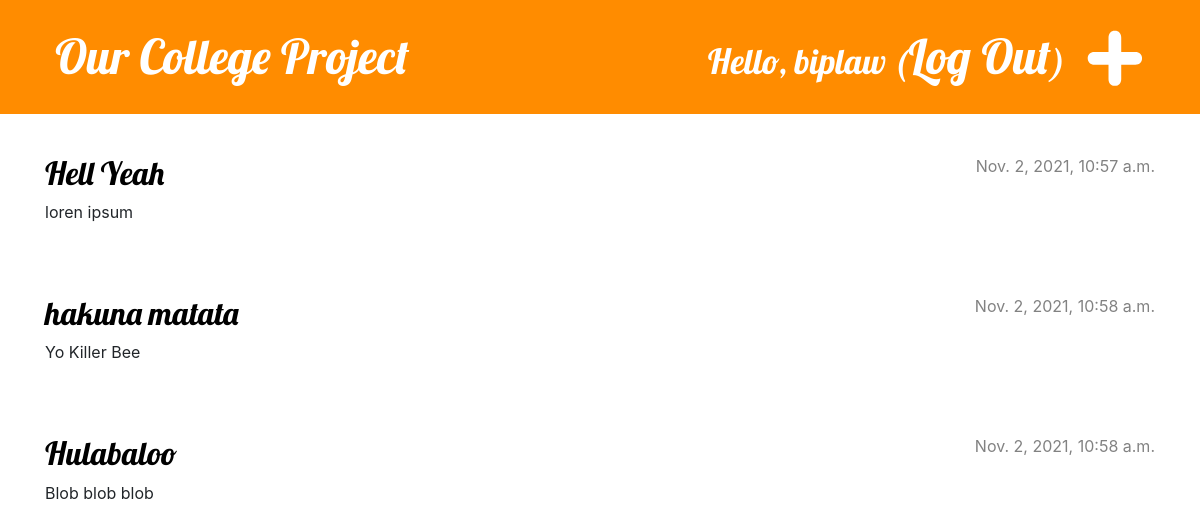
The app's page / (signed in), older data.
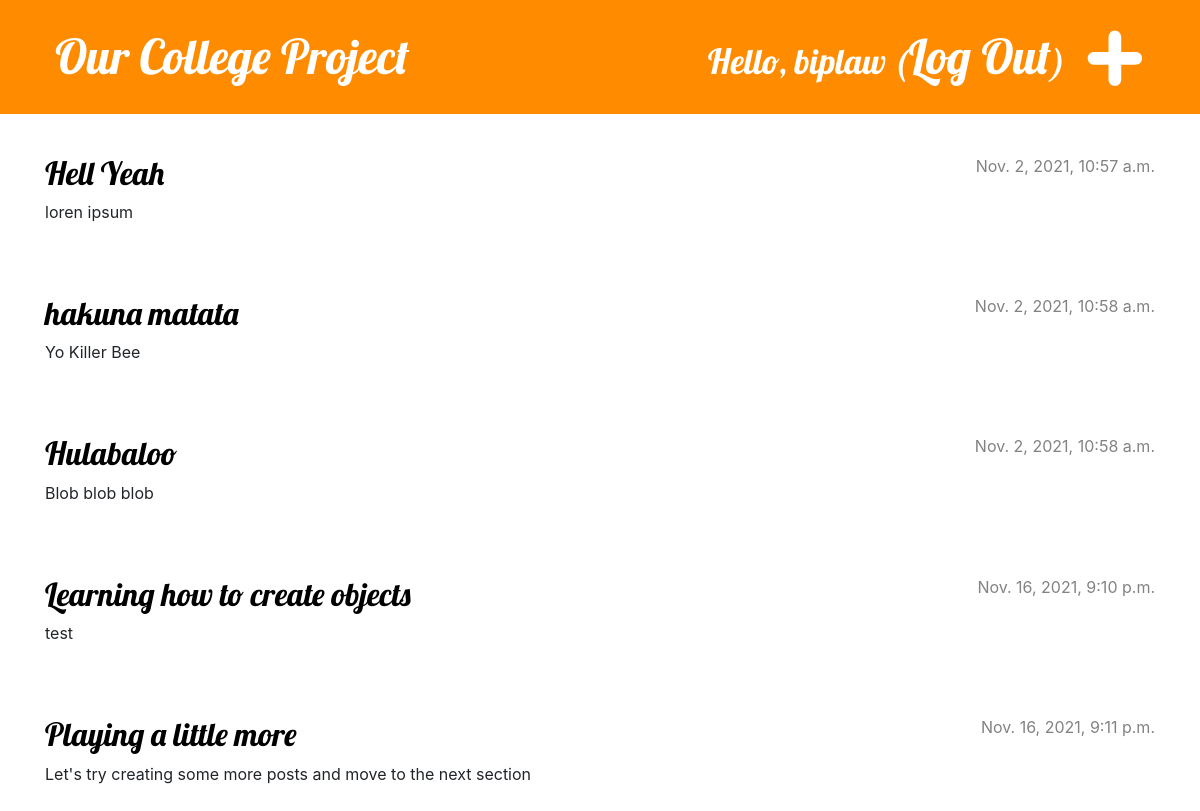
The same page, newer data.
### blog/models.py (models this page shows, shortened)
class Post(models.Model):
    author = models.ForeignKey(settings.AUTH_USER_MODEL, on_delete=models.CASCADE)
    title = models.CharField(max_length=200)
    text = models.TextField()
    created_date = models.DateTimeField(default=timezone.now)
    published_date = models.DateTimeField(blank=True, null=True)

### blog/views.py (the view)
# urls.py: path('', views.post_list, name = 'post_list'),
def post_list(request):
	posts = Post.objects.filter(published_date__lte=timezone.now()).order_by('published_date')
	return render(request, 'blog/post_list.html', {'posts' : posts})

### blog/templates/blog/post_list.html
{% extends 'blog/base.html' %}
        {% block content %}
                {% for post in posts %}
                    <article class="post">
                        <time class="date">
                            {{ post.published_date }}
                        </time>
                        <h2><a href="{% url 'post_detail' pk=post.pk %}">{{ post.title }}</a></h2>
                        <p>{{ post.text|linebreaksbr }}</p>
                    </article>
                {% endfor %}
         {% endblock %}

Row changes from the older to the newer data that the page shows:
added Post: published_date "Nov. 16, 2021, 9:10 p.m.", title "Learning how to create objects", text "test"
added Post: published_date "Nov. 16, 2021, 9:11 p.m.", title "Playing a little more", text "Let's try creating some more posts and move to the next section"
